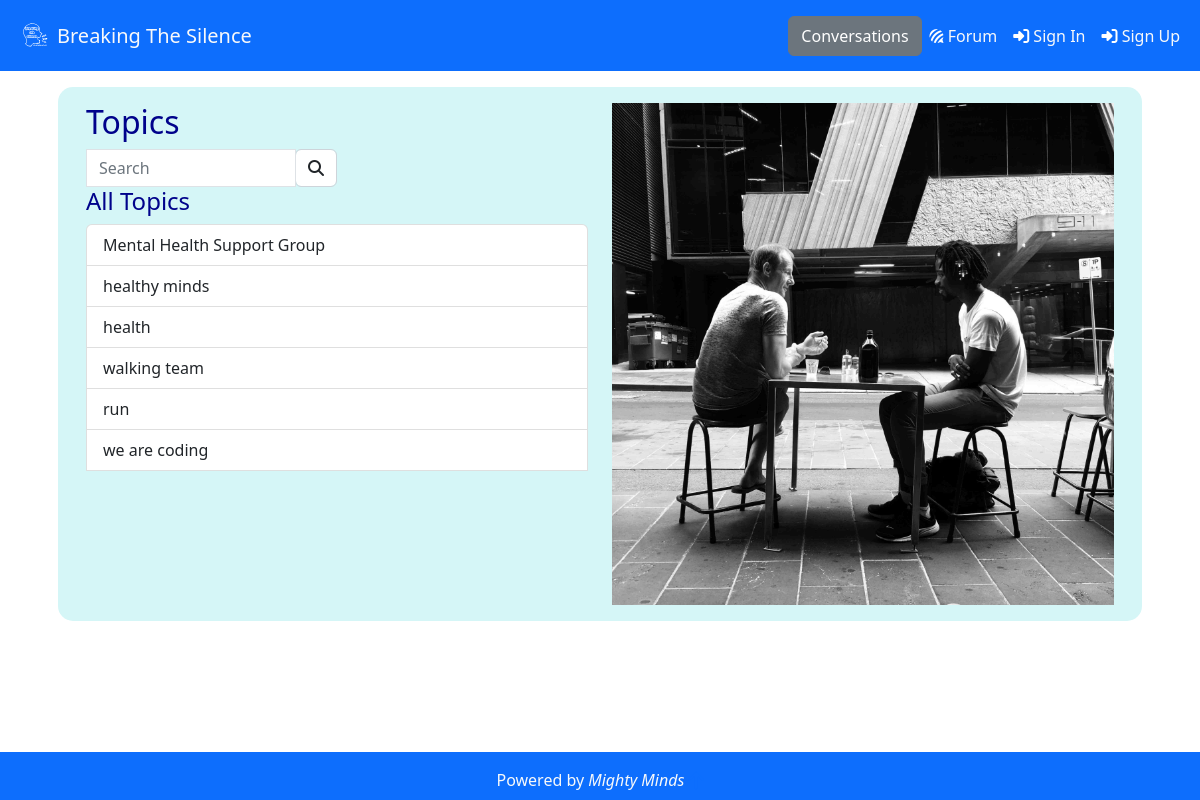
The app's page /forum/ with its own data.
### forum/models.py (models this page shows, shortened)
class Topic(models.Model):
    title = models.CharField(max_length=255)
    content = models.TextField(null=True, blank=True)
    is_private = models.BooleanField(default=False)
    created_by = models.ForeignKey(User, on_delete=models.CASCADE)
    created_at = models.DateTimeField(default=timezone.now)

### forum/views.py (the view, shortened to what this page needs)
# urls.py: path('', views.topics, name='topics'),
def topics(request):
    topics = Topic.objects.all()
    form = TopicForm()
    return render(request, 'forum/topics.html', {'topics': topics, 'form': form})

### forum/forms.py
class TopicForm(forms.ModelForm):
    class Meta:
        model = Topic
        fields = ['title', 'content']

### connections/contexts.py (called while the page is built)
def convo_context(request):
    conversations = []
    if request.user.is_authenticated:
        connections = Connection.objects.filter(Q(sender=request.user) | Q(receiver=request.user))
        conversations = Conversation.objects.filter(connection__in=connections)
    context = {
        'conversations': conversations,
    }
    return context

### home/contexts.py (called while the page is built)
def connect_context(request):
    if request.user.is_authenticated:
        connection_requests = Connection.objects.filter(
            receiver=request.user,
            status=0
            )
    else:
        connection_requests = []
    context = {
        'connection_requests': connection_requests,
    }
    return context

### forum/templates/forum/topics.html (shortened to what this page needs)
{% extends "base.html" %}
{% load crispy_forms_tags %}
{% block content %}
<section class="topics_section m-3 p-3">
    <div class="container">
        <div class="row">
            <div class="col-lg-6">
                <h2>Topics</h2>
                <form method="GET" action="{% url 'topics' %}" class="w-50">
                    <div class="input-group w-80">
                        <input class="form-control border border-black rounded-0" type="text" name="search"
                            placeholder="Search">
                        <div class="input-group-append">
                            <button class="form-control positive-button" type="submit">
                                <span class="icon">
                                    <i class="fas fa-search"></i>
                                </span>
                            </button>
                        </div>
                    </div>
                </form>
                <h4>All Topics</h4>
                <div class="list-group">
                    {% for topic in topics %}
                            <a class="list-group-item list-group-item-action" href="{% url 'topic_detail' topic_id=topic.id %}">{{ topic.title }}</a>
                    {% empty %}
                        <p>No topics found</p>
                    {% endfor %}
                    <br>
                </div>
            </div>
            <div class="col-lg-6">
                <img class="forum_image" src="/static/img/pexels.jpg" alt="two people chatting">
            </div>
        </div>
    </div>
</section>
{% endblock %}

### static/css/base.css (style rules this page uses)
a, nav>homemenu { color: #fff4f3; }
.forum_image { background-color: rgb(163, 160, 160); background-size: cover; background-repeat: no-repeat; width: 100%; }
:root { --primary: #00028b; --secondary: rgb(213, 246, 247); --tertiary: rgba(0, 123, 255, 0.307); --padding: 1rem; }
.user_profile_section, .edit_user_profile_section, .checkin_form_section, .topics_section, .topic_detail_section, .post_detail_section, .hero_img_section { margin: 2%; color: var(--primary); background-color:var(--secondary); border-color: var(--primary); border-width: 5px; border-radius: 15px; }
body { min-height: 100vh; padding-bottom: 4rem; }
@media only screen and (min-width: 992px) { .forum_image { background-color: rgb(163, 160, 160); background-size: cover; background-repeat: no-repeat; width: 100%; } }

### records on screen
Topic: title "Mental Health Support Group"
Topic: title "healthy minds"
Topic: title "health"
Topic: title "walking team"
Topic: title "run"
Topic: title "we are coding"
